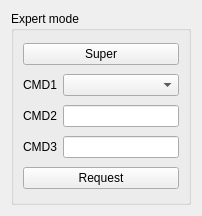
       <widget class="QWidget" name="scrollAreaWidgetContents_8">
        <property name="geometry">
         <rect>
          <x>0</x>
          <y>0</y>
          <width>202</width>
          <height>216</height>
         </rect>
        </property>
        <layout class="QVBoxLayout" name="verticalLayout_25">
         <item>
          <widget class="QGroupBox" name="groupBox_8">
           <property name="title">
            <string>Expert mode</string>
           </property>
           <layout class="QGridLayout" name="gridLayout_10">
            <item row="5" column="1">
             <widget class="QLineEdit" name="lineEdit_c2"/>
            </item>
            <item row="1" column="1">
             <widget class="QComboBox" name="comboCmd1"/>
            </item>
            <item row="7" column="1">
             <widget class="QLineEdit" name="lineEdit_c3"/>
            </item>
            <item row="1" column="0">
             <widget class="QLabel" name="label_23">
              <property name="text">
               <string>CMD1</string>
              </property>
             </widget>
            </item>
            <item row="5" column="0">
             <widget class="QLabel" name="label_24">
              <property name="text">
               <string>CMD2</string>
              </property>
             </widget>
            </item>
            <item row="7" column="0">
             <widget class="QLabel" name="label_25">
              <property name="text">
               <string>CMD3</string>
              </property>
             </widget>
            </item>
            <item row="0" column="0" colspan="2">
             <widget class="QPushButton" name="superButton">
              <property name="text">
               <string>Super</string>
              </property>
             </widget>
            </item>
            <item row="8" column="0" colspan="2">
             <widget class="QPushButton" name="sendButton">
              <property name="text">
               <string>Request</string>
              </property>
             </widget>
            </item>
           </layout>
          </widget>
         </item>
        </layout>
       </widget>
